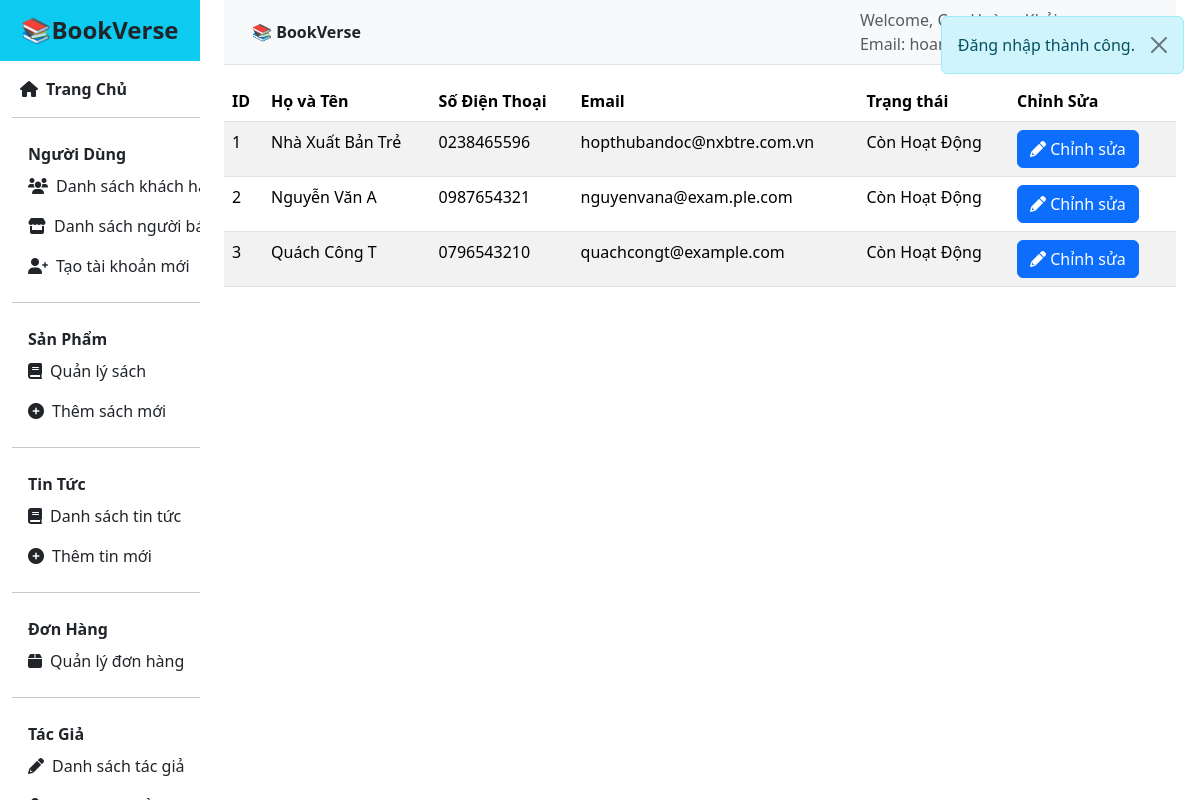
Page /admin/sellers_list (signed in) on the earlier database version.
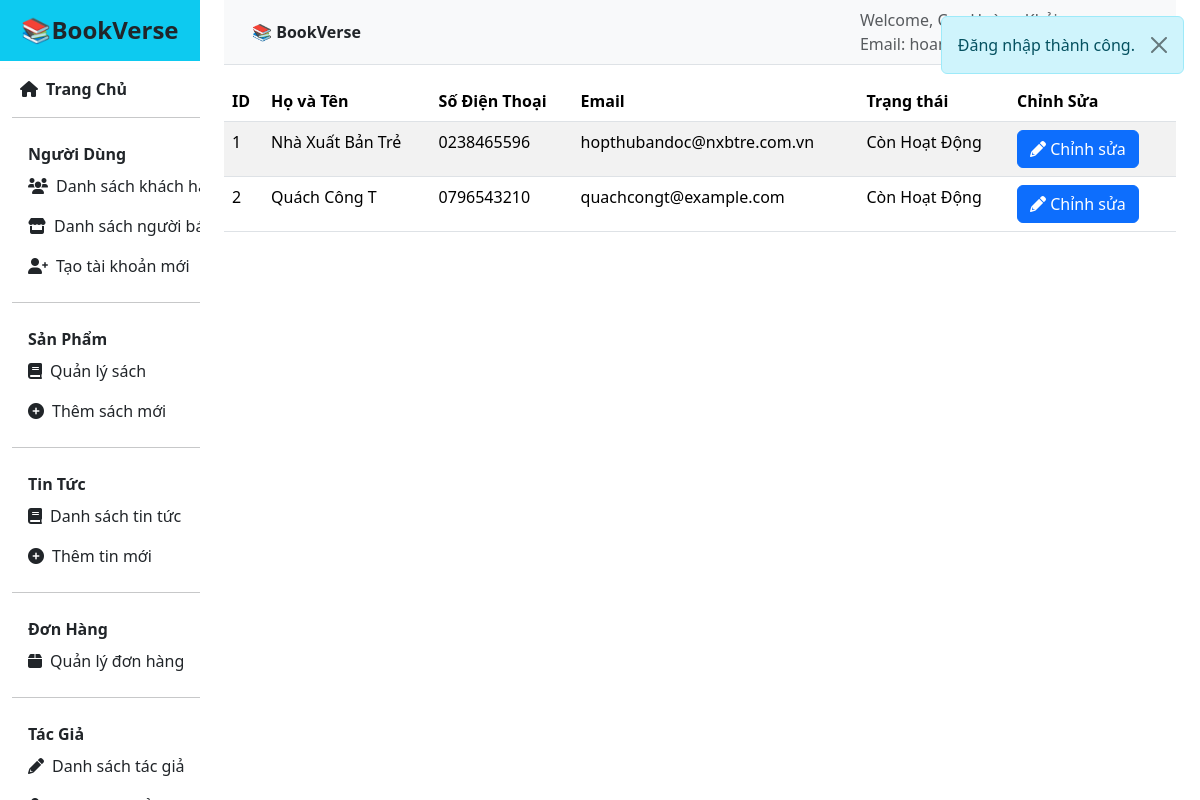
Same page on the later database version.
### tables this page shows
CREATE TABLE `user` (
  `User_id` int(11) NOT NULL AUTO_INCREMENT,
  `Full_Name` varchar(100) DEFAULT NULL,
  `Phone_Number` varchar(10) DEFAULT NULL,
  `Pass_Word` varchar(255) DEFAULT NULL,
  `Email` varchar(100) DEFAULT NULL,
  `Role_id` int(11) DEFAULT 0,
  `Status` int(11) DEFAULT 1,
  PRIMARY KEY (`User_id`),
  UNIQUE KEY `Email` (`Email`),
  KEY `Role_id` (`Role_id`),
  KEY `user_ibfk_2` (`Status`),
  CONSTRAINT `user_ibfk_1` FOREIGN KEY (`Role_id`) REFERENCES `role` (`Role_id`),
  CONSTRAINT `user_ibfk_2` FOREIGN KEY (`Status`) REFERENCES `userstatus` (`id`)
);

CREATE TABLE `userstatus` (
  `id` int(11) NOT NULL AUTO_INCREMENT,
  `Status_Name` varchar(50) NOT NULL,
  PRIMARY KEY (`id`)
);

### src/controllers/admin.php (called while the page is built, shortened)
<?php
class Admin extends Controller
{
    private $UserModel;
    public function __construct()
    {
        $this->UserModel = $this->model("UserModel");
        $this->CheckModel = $this->model("CheckRole");
    }
    function sellers_list()
    {
        $this->view("main_layout", [
            "Title" => "Danh sách nhà xuất bản",
            "Page" => "admin/auth/sellers_list",
            "Sellers" => $this->UserModel->getUserRole(1),
        ]);
    }
}
?>

### src/core/App.php (called while the page is built, shortened)
<?php
class App
{
    protected $action = "default";
    function __construct()
    {
        $arr = $this->UrlProcess();
        if (!empty($arr) && file_exists("./src/controllers/" . $arr[0] . ".php")) {
            $this->controller = $arr[0];
            unset($arr[0]);
        } else {
            $this->setErrorController();
        }
        $this->controller = new $this->controller;
        if (isset($arr[1]) && method_exists($this->controller, $arr[1])) {
            $this->action = $arr[1];
            unset($arr[1]);
        } elseif (isset($arr[1])) {
            array_unshift($arr, $arr[1]);
            $this->action = "default";
            unset($arr[1]);
        }
        $this->params = array_values($arr) ?: [];
        try {
            call_user_func_array([$this->controller, $this->action], $this->params);
        } catch (ArgumentCountError $e) {
            $this->setErrorController();
            call_user_func_array([$this->controller, "default"], []);
        }
    }
    function UrlProcess()
    {
        if (isset($_GET["url"])) {
            $url = filter_var(trim($_GET["url"], "/"));
            $segments = explode("/", $url);
            $filteredSegments = [];
            foreach ($segments as $segment) {
                if (empty($filteredSegments) || end($filteredSegments) !== $segment) {
                    $filteredSegments[] = $segment;
                }
            }
            return $filteredSegments;
        }
        return [];
    }
}

### index.php (called while the page is built, shortened)
<?php
$myApp = new App();
?>

### src/views/inc/config.php (called while the page is built, shortened)
<?php
$admin_links = [
    [
        'label_parent' => 'Người Dùng',
        'children' => [
            [
                'icon' => 'fas fa-users',
                'label' => 'Danh sách khách hàng',
                'url' => APP_PATH . '/admin/users_list',
            ],
            [
                'icon' => 'fas fa-store',
                'label' => 'Danh sách người bán',
                'url' => APP_PATH . '/admin/sellers_list',
            ],
            [
                'icon' => 'fas fa-user-plus',
                'label' => 'Tạo tài khoản mới',
                'url' => APP_PATH . '/admin/add_user',
            ],
        ],
    ],
    [
        'label_parent' => 'Sản Phẩm',
        'children' => [
            [
                'icon' => 'fas fa-book',
                'label' => 'Quản lý sách',
                'url' => APP_PATH . '/admin/products_list',
            ],
            [
                'icon' => 'fas fa-plus-circle',
                'label' => 'Thêm sách mới',
                'url' => APP_PATH . '/admin/add_product',
            ],
        ]
    ],
    [
        'label_parent' => 'Tin Tức',
        'children' => [
            [
                'icon' => 'fas fa-book',
                'label' => 'Danh sách tin tức',
                'url' => APP_PATH . '/admin/news_list',
            ],
            [
                'icon' => 'fas fa-plus-circle',
                'label' => 'Thêm tin mới',
                'url' => APP_PATH . '/admin/add_news',
            ],
        ]
    ],
    [
        'label_parent' => 'Đơn Hàng',
        'children' => [
            [
                'icon' => 'fas fa-box',
                'label' => 'Quản lý đơn hàng',
                'url' => APP_PATH . '/admin/orders_list',
            ],
        ]
    ],
    [
        'label_parent' => 'Tác Giả',
        'children' => [
            [
                'icon' => 'fas fa-pencil-alt',
                'label' => 'Danh sách tác giả',
                'url' => APP_PATH . '/admin/authors_list',
            ],
            [
                'icon' => 'fas fa-user-plus',
                'label' => 'Thêm tác giả mới',
                'url' => APP_PATH . '/admin/add_author',
            ],
        ]
    ],
];
?>

### src/core/DB.php (called while the page is built, shortened)
<?php
include __DIR__ . "/../../config.php";
class DB
{
    protected $servername = host_name;
    protected $username = db_user;
    protected $password = db_password;
    protected $dbname = db_name;
    function __construct()
    {
        $this->conn = mysqli_connect($this->servername, $this->username, $this->password, $this->dbname);
    }
}
?>

### src/models/UserModel.php (called while the page is built, shortened)
<?php
class UserModel extends DB
{
    function getUserRole($role_id)
    {
        $sql = "SELECT
            u.User_id,
            u.Full_Name,
            u.Email,
            u.Phone_Number,
            us.Status_Name
        FROM `user` u
        JOIN `role` r ON u.Role_id = r.Role_id
        JOIN `userstatus` us ON us.id = u.Status
        WHERE u.Role_id = ?
    ";
        $stmt = $this->conn->prepare($sql);
        $stmt->bind_param("i", $role_id);
        $stmt->execute();
        $result = $stmt->get_result();
        $users = [];
        while ($row = $result->fetch_assoc()) {
            $users[] = $row;
        }
        return $users;
    }
}
?>

### src/views/pages/admin/auth/sellers_list.php (the view)
<table class="table table-striped">
    <thead>
        <tr>
            <th>ID</th>
            <th>Họ và Tên</th>
            <th>Số Điện Thoại</th>
            <th>Email</th>
            <th>Trạng thái</th>
            <th>Chỉnh Sửa</th>
        </tr>
    </thead>
    <tbody id="list-user">
        <?php $counter = 1;
        foreach ($data["Sellers"] as $seller): ?>
            <tr>
                <td><?= $counter++; ?></td>
                <td class="searchable"><?= $seller["Full_Name"] ?> </td>
                <td ><?= $seller["Phone_Number"] ?></td>
                <td><?= $seller["Email"] ?></td>
                <td><?= $seller["Status_Name"] ?></td>
                <td>
                    <a href="<?= APP_PATH ?>/admin/user_detail/<?= $seller['User_id']; ?>" class="btn btn-primary me-2">
                        <i class="fa fa-pencil"></i> Chỉnh sửa
                    </a>
                </td>
            </tr>
        <?php endforeach; ?>
    </tbody>
</table>

### src/views/inc/navbar.php (shortened to what the changed rows need)
<?php
include('config.php');
$current_role = $_SESSION['user_Info'][2] ?? null;
$menu = match ($current_role) {
    0 => $user_links,
    1 => $seller_links,
    2 => $admin_links,
    default => []
};
?>
<link rel="stylesheet" href="https://cdnjs.cloudflare.com/ajax/libs/font-awesome/6.0.0/css/all.min.css">
<link rel="stylesheet" href="https://cdn.jsdelivr.net/npm/bootstrap@5.3.3/dist/css/bootstrap.min.css">
<div class="row">
    <nav class="bg-white shadow-sm d-flex flex-column">
        <ul class="nav flex-column">
            <?php foreach ($menu as $group): ?>
                <li class="nav-item mb-0 px-3 mt-2">
                    <span class="fw-bold text-dark"><?= $group['label_parent'] ?></span>
                </li>
                <?php foreach ($group['children'] as $item): ?>
                    <li class="nav-item">
                        <a class="nav-link d-flex align-items-center text-dark text-nowrap py-2 px-3 rounded"
                           href="<?= $item['url'] ?>">
                            <i class="<?= $item['icon'] ?> me-2"></i> <?= $item['label'] ?>
                        </a>
                    </li>
                <?php endforeach; ?>
                <li class="nav-item">
                    <hr class="my-3">
                </li>
            <?php endforeach; ?>
        </ul>
    </nav>
</div>

Differences in the rows shown:
no longer on this page (row edited): user: Full_Name "Nguyễn Văn A", Phone_Number "0987654321", Email "nguyenvana@exam.ple.com", Status.Status_Name "Còn Hoạt Động"
